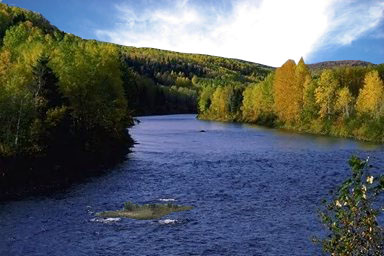
#> input picture utils/img1.jpg, 384 x 256 px
$ python fft.py
#> lines starting #> are read from the running program, lines starting #| are printed output that depends on the picture
import numpy as np
import json
from tqdm import tqdm

def FFT(coords):
    N = len(coords)
    phi = -np.pi / N
    A,F,P = [],[],[]  # Amplitude, Frequency, Phase
    temp = 0  # Calculationg percentage for pg window
    for i in tqdm(range(1 - N, N)):
        F = i
        ansX = 0
        ansY = 0
        for j in range(1 - N, N):
            ansX += coords[j][0] * np.cos(phi * i * j) - coords[j][1] * np.sin(phi * i * j)
            ansY += coords[j][1] * np.cos(phi * i * j) + coords[j][0] * np.sin(phi * i * j)

        ansX /= 2 * N
        ansY /= 2 * N
        A = np.sqrt(ansY ** 2 + ansX ** 2) # amplitude
        P = np.arctan2(ansY, ansX) + np.pi # phases
        A = np.append(A, A)
        P = np.append(P,P)
        # [7 lines of commented-out code are left out]
    return A, P

if __name__ == '__main__':
    import cv2
    import numpy as np
    img = cv2.imread('./img1.jpg',0)
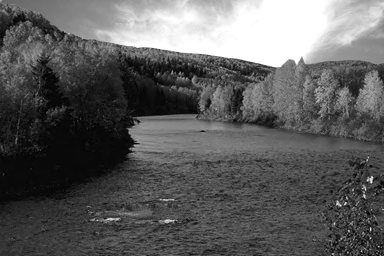
#> img: shape (256, 384); min 0, max 255, mean 93.2
    # [5 lines of commented-out code are left out]
    f = np.fft.fft2(img)
    fshift = np.fft.fftshift(f)
    phase_spectrum = np.angle(fshift)
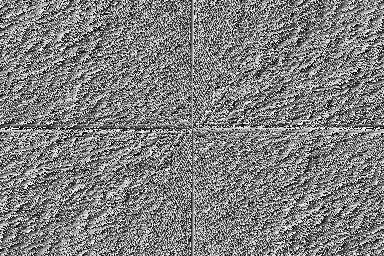
#> phase_spectrum: shape (256, 384) float64; min -3.14, max 3.14, mean 4.05e-18; drawn with min black and max white
    magnitude_spectrum = 20 * np.log(np.abs(fshift)+1)
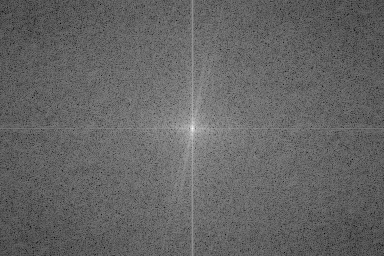
#> magnitude_spectrum: shape (256, 384) float64; min 49.08, max 320.6, mean 156.7; drawn with min black and max white

    import matplotlib.pyplot as plt

    plt.imshow(phase_spectrum, cmap='gray')
    plt.show()
